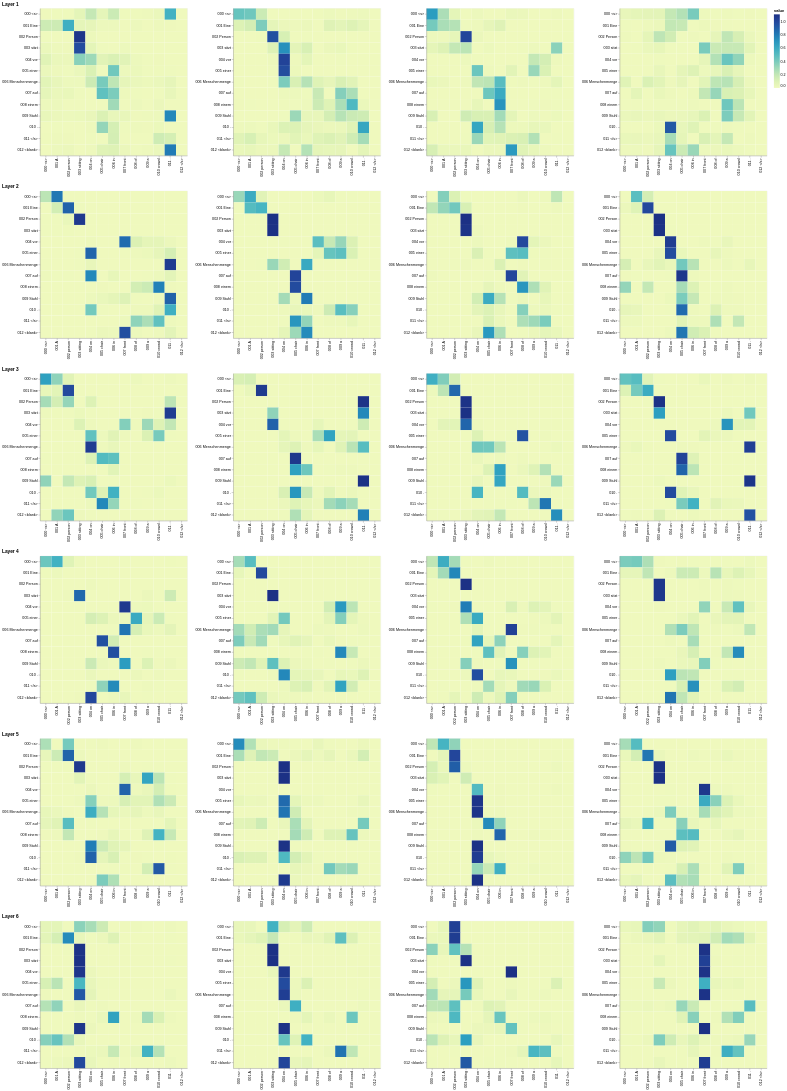

Notebook source saved alongside this figure:
### Markdown cell above
## Decoder Src Attention

### Code cell
def viz_decoder_src():
    model, example_data = run_model_example(n_examples=1)
    example = example_data[len(example_data) - 1]

    layer_viz = [
        visualize_layer(
            model,
            layer,
            get_decoder_src,
            max(len(example[1]), len(example[2])),
            example[1],
            example[2],
        )
        for layer in range(6)
    ]
    return alt.hconcat(
        layer_viz[0]
        & layer_viz[1]
        & layer_viz[2]
        & layer_viz[3]
        & layer_viz[4]
        & layer_viz[5]
    )


show_example(viz_decoder_src)

### Figure 1 — Vega-Lite specification as saved in the notebook (floating-point values rounded to 4 significant figures; data arrays with more than 128 entries replaced by an {"elided": "..."} marker saying what was removed)
{"config": {"view": {"continuousWidth": 300, "continuousHeight": 300}}, "hconcat": [{"vconcat": [{"hconcat": [{"data": {"name": "data-b141f86e65be30ddbf454eb77fd8727d"}, "mark": {"type": "rect"}, "encoding": {"color": {"field": "value", "type": "quantitative"}, "tooltip": [{"field": "row", "type": "quantitative"}, {"field": "column", "type": "quantitative"}, {"field": "value", "type": "quantitative"}, {"field": "row_token", "type": "nominal"}, {"field": "col_token", "type": "nominal"}], "x": {"axis": {"title": ""}, "field": "col_token", "type": "nominal"}, "y": {"axis": {"title": ""}, "field": "row_token", "type": "nominal"}}, "height": 400, "name": "view_49", "width": 400}, {"data": {"name": "data-ac2095a046766cad3ac065f618f3e188"}, "mark": {"type": "rect"}, "encoding": {"color": {"field": "value", "type": "quantitative"}, "tooltip": [{"field": "row", "type": "quantitative"}, {"field": "column", "type": "quantitative"}, {"field": "value", "type": "quantitative"}, {"field": "row_token", "type": "nominal"}, {"field": "col_token", "type": "nominal"}], "x": {"axis": {"title": ""}, "field": "col_token", "type": "nominal"}, "y": {"axis": {"title": ""}, "field": "row_token", "type": "nominal"}}, "height": 400, "name": "view_50", "width": 400}, {"data": {"name": "data-e5d68571500a131be19ffbdb2d17e102"}, "mark": {"type": "rect"}, "encoding": {"color": {"field": "value", "type": "quantitative"}, "tooltip": [{"field": "row", "type": "quantitative"}, {"field": "column", "type": "quantitative"}, {"field": "value", "type": "quantitative"}, {"field": "row_token", "type": "nominal"}, {"field": "col_token", "type": "nominal"}], "x": {"axis": {"title": ""}, "field": "col_token", "type": "nominal"}, "y": {"axis": {"title": ""}, "field": "row_token", "type": "nominal"}}, "height": 400, "name": "view_51", "width": 400}, {"data": {"name": "data-3e95eb67fe61b2c4571a4e6644134751"}, "mark": {"type": "rect"}, "encoding": {"color": {"field": "value", "type": "quantitative"}, "tooltip": [{"field": "row", "type": "quantitative"}, {"field": "column", "type": "quantitative"}, {"field": "value", "type": "quantitative"}, {"field": "row_token", "type": "nominal"}, {"field": "col_token", "type": "nominal"}], "x": {"axis": {"title": ""}, "field": "col_token", "type": "nominal"}, "y": {"axis": {"title": ""}, "field": "row_token", "type": "nominal"}}, "height": 400, "name": "view_52", "width": 400}]}, {"vconcat": [{"hconcat": [{"data": {"name": "data-6eb76785f6fbb844cfc101d076f8655e"}, "mark": {"type": "rect"}, "encoding": {"color": {"field": "value", "type": "quantitative"}, "tooltip": [{"field": "row", "type": "quantitative"}, {"field": "column", "type": "quantitative"}, {"field": "value", "type": "quantitative"}, {"field": "row_token", "type": "nominal"}, {"field": "col_token", "type": "nominal"}], "x": {"axis": {"title": ""}, "field": "col_token", "type": "nominal"}, "y": {"axis": {"title": ""}, "field": "row_token", "type": "nominal"}}, "height": 400, "name": "view_53", "width": 400}, {"data": {"name": "data-4a77fa77fd0fc71cb6387753b1ab10a2"}, "mark": {"type": "rect"}, "encoding": {"color": {"field": "value", "type": "quantitative"}, "tooltip": [{"field": "row", "type": "quantitative"}, {"field": "column", "type": "quantitative"}, {"field": "value", "type": "quantitative"}, {"field": "row_token", "type": "nominal"}, {"field": "col_token", "type": "nominal"}], "x": {"axis": {"title": ""}, "field": "col_token", "type": "nominal"}, "y": {"axis": {"title": ""}, "field": "row_token", "type": "nominal"}}, "height": 400, "name": "view_54", "width": 400}, {"data": {"name": "data-59281e4d2aaabe155cc1d3b4a14bc87b"}, "mark": {"type": "rect"}, "encoding": {"color": {"field": "value", "type": "quantitative"}, "tooltip": [{"field": "row", "type": "quantitative"}, {"field": "column", "type": "quantitative"}, {"field": "value", "type": "quantitative"}, {"field": "row_token", "type": "nominal"}, {"field": "col_token", "type": "nominal"}], "x": {"axis": {"title": ""}, "field": "col_token", "type": "nominal"}, "y": {"axis": {"title": ""}, "field": "row_token", "type": "nominal"}}, "height": 400, "name": "view_55", "width": 400}, {"data": {"name": "data-ab044dc4fc26427f934fac599defbc4f"}, "mark": {"type": "rect"}, "encoding": {"color": {"field": "value", "type": "quantitative"}, "tooltip": [{"field": "row", "type": "quantitative"}, {"field": "column", "type": "quantitative"}, {"field": "value", "type": "quantitative"}, {"field": "row_token", "type": "nominal"}, {"field": "col_token", "type": "nominal"}], "x": {"axis": {"title": ""}, "field": "col_token", "type": "nominal"}, "y": {"axis": {"title": ""}, "field": "row_token", "type": "nominal"}}, "height": 400, "name": "view_56", "width": 400}]}], "title": "Layer 2"}, {"vconcat": [{"hconcat": [{"data": {"name": "data-a4afb63a880c359b8ccc3c50f7959d14"}, "mark": {"type": "rect"}, "encoding": {"color": {"field": "value", "type": "quantitative"}, "tooltip": [{"field": "row", "type": "quantitative"}, {"field": "column", "type": "quantitative"}, {"field": "value", "type": "quantitative"}, {"field": "row_token", "type": "nominal"}, {"field": "col_token", "type": "nominal"}], "x": {"axis": {"title": ""}, "field": "col_token", "type": "nominal"}, "y": {"axis": {"title": ""}, "field": "row_token", "type": "nominal"}}, "height": 400, "name": "view_57", "width": 400}, {"data": {"name": "data-feac7660a7aa2e66f1c943f6bee6986d"}, "mark": {"type": "rect"}, "encoding": {"color": {"field": "value", "type": "quantitative"}, "tooltip": [{"field": "row", "type": "quantitative"}, {"field": "column", "type": "quantitative"}, {"field": "value", "type": "quantitative"}, {"field": "row_token", "type": "nominal"}, {"field": "col_token", "type": "nominal"}], "x": {"axis": {"title": ""}, "field": "col_token", "type": "nominal"}, "y": {"axis": {"title": ""}, "field": "row_token", "type": "nominal"}}, "height": 400, "name": "view_58", "width": 400}, {"data": {"name": "data-963b05c34bbe45c4eb83605217369592"}, "mark": {"type": "rect"}, "encoding": {"color": {"field": "value", "type": "quantitative"}, "tooltip": [{"field": "row", "type": "quantitative"}, {"field": "column", "type": "quantitative"}, {"field": "value", "type": "quantitative"}, {"field": "row_token", "type": "nominal"}, {"field": "col_token", "type": "nominal"}], "x": {"axis": {"title": ""}, "field": "col_token", "type": "nominal"}, "y": {"axis": {"title": ""}, "field": "row_token", "type": "nominal"}}, "height": 400, "name": "view_59", "width": 400}, {"data": {"name": "data-ae096580b9182d758a1064144c0f5d9c"}, "mark": {"type": "rect"}, "encoding": {"color": {"field": "value", "type": "quantitative"}, "tooltip": [{"field": "row", "type": "quantitative"}, {"field": "column", "type": "quantitative"}, {"field": "value", "type": "quantitative"}, {"field": "row_token", "type": "nominal"}, {"field": "col_token", "type": "nominal"}], "x": {"axis": {"title": ""}, "field": "col_token", "type": "nominal"}, "y": {"axis": {"title": ""}, "field": "row_token", "type": "nominal"}}, "height": 400, "name": "view_60", "width": 400}]}], "title": "Layer 3"}, {"vconcat": [{"hconcat": [{"data": {"name": "data-265f425646eadc277ca2a2b0acdbd995"}, "mark": {"type": "rect"}, "encoding": {"color": {"field": "value", "type": "quantitative"}, "tooltip": [{"field": "row", "type": "quantitative"}, {"field": "column", "type": "quantitative"}, {"field": "value", "type": "quantitative"}, {"field": "row_token", "type": "nominal"}, {"field": "col_token", "type": "nominal"}], "x": {"axis": {"title": ""}, "field": "col_token", "type": "nominal"}, "y": {"axis": {"title": ""}, "field": "row_token", "type": "nominal"}}, "height": 400, "name": "view_61", "width": 400}, {"data": {"name": "data-2e47a894ec1a83a27decbfb12bc0f014"}, "mark": {"type": "rect"}, "encoding": {"color": {"field": "value", "type": "quantitative"}, "tooltip": [{"field": "row", "type": "quantitative"}, {"field": "column", "type": "quantitative"}, {"field": "value", "type": "quantitative"}, {"field": "row_token", "type": "nominal"}, {"field": "col_token", "type": "nominal"}], "x": {"axis": {"title": ""}, "field": "col_token", "type": "nominal"}, "y": {"axis": {"title": ""}, "field": "row_token", "type": "nominal"}}, "height": 400, "name": "view_62", "width": 400}, {"data": {"name": "data-da49f597d0ca8ce29df7efcc126ef15d"}, "mark": {"type": "rect"}, "encoding": {"color": {"field": "value", "type": "quantitative"}, "tooltip": [{"field": "row", "type": "quantitative"}, {"field": "column", "type": "quantitative"}, {"field": "value", "type": "quantitative"}, {"field": "row_token", "type": "nominal"}, {"field": "col_token", "type": "nominal"}], "x": {"axis": {"title": ""}, "field": "col_token", "type": "nominal"}, "y": {"axis": {"title": ""}, "field": "row_token", "type": "nominal"}}, "height": 400, "name": "view_63", "width": 400}, {"data": {"name": "data-818e7eee1b42f0d034d4dcab2a8ef215"}, "mark": {"type": "rect"}, "encoding": {"color": {"field": "value", "type": "quantitative"}, "tooltip": [{"field": "row", "type": "quantitative"}, {"field": "column", "type": "quantitative"}, {"field": "value", "type": "quantitative"}, {"field": "row_token", "type": "nominal"}, {"field": "col_token", "type": "nominal"}], "x": {"axis": {"title": ""}, "field": "col_token", "type": "nominal"}, "y": {"axis": {"title": ""}, "field": "row_token", "type": "nominal"}}, "height": 400, "name": "view_64", "width": 400}]}], "title": "Layer 4"}, {"vconcat": [{"hconcat": [{"data": {"name": "data-0acb44a22b1e4380154c95cf11711dfd"}, "mark": {"type": "rect"}, "encoding": {"color": {"field": "value", "type": "quantitative"}, "tooltip": [{"field": "row", "type": "quantitative"}, {"field": "column", "type": "quantitative"}, {"field": "value", "type": "quantitative"}, {"field": "row_token", "type": "nominal"}, {"field": "col_token", "type": "nominal"}], "x": {"axis": {"title": ""}, "field": "col_token", "type": "nominal"}, "y": {"axis": {"title": ""}, "field": "row_token", "type": "nominal"}}, "height": 400, "name": "view_65", "width": 400}, {"data": {"name": "data-d25877aa0eaff8565db5deff9891d201"}, "mark": {"type": "rect"}, "encoding": {"color": {"field": "value", "type": "quantitative"}, "tooltip": [{"field": "row", "type": "quantitative"}, {"field": "column", "type": "quantitative"}, {"field": "value", "type": "quantitative"}, {"field": "row_token", "type": "nominal"}, {"field": "col_token", "type": "nominal"}], "x": {"axis": {"title": ""}, "field": "col_token", "type": "nominal"}, "y": {"axis": {"title": ""}, "field": "row_token", "type": "nominal"}}, "height": 400, "name": "view_66", "width": 400}, {"data": {"name": "data-fed688211691343f2945f860d5713953"}, "mark": {"type": "rect"}, "encoding": {"color": {"field": "value", "type": "quantitative"}, "tooltip": [{"field": "row", "type": "quantitative"}, {"field": "column", "type": "quantitative"}, {"field": "value", "type": "quantitative"}, {"field": "row_token", "type": "nominal"}, {"field": "col_token", "type": "nominal"}], "x": {"axis": {"title": ""}, "field": "col_token", "type": "nominal"}, "y": {"axis": {"title": ""}, "field": "row_token", "type": "nominal"}}, "height": 400, "name": "view_67", "width": 400}, {"data": {"name": "data-18c6bbd7578ea603182272e0893b62d9"}, "mark": {"type": "rect"}, "encoding": {"color": {"field": "value", "type": "quantitative"}, "tooltip": [{"field": "row", "type": "quantitative"}, {"field": "column", "type": "quantitative"}, {"field": "value", "type": "quantitative"}, {"field": "row_token", "type": "nominal"}, {"field": "col_token", "type": "nominal"}], "x": {"axis": {"title": ""}, "field": "col_token", "type": "nominal"}, "y": {"axis": {"title": ""}, "field": "row_token", "type": "nominal"}}, "height": 400, "name": "view_68", "width": 400}]}], "title": "Layer 5"}, {"vconcat": [{"hconcat": [{"data": {"name": "data-df48dd6c923da8bb37d0c29d4b6a9c5b"}, "mark": {"type": "rect"}, "encoding": {"color": {"field": "value", "type": "quantitative"}, "tooltip": [{"field": "row", "type": "quantitative"}, {"field": "column", "type": "quantitative"}, {"field": "value", "type": "quantitative"}, {"field": "row_token", "type": "nominal"}, {"field": "col_token", "type": "nominal"}], "x": {"axis": {"title": ""}, "field": "col_token", "type": "nominal"}, "y": {"axis": {"title": ""}, "field": "row_token", "type": "nominal"}}, "height": 400, "name": "view_69", "width": 400}, {"data": {"name": "data-6705a73ae83030465c343cdb466bbd84"}, "mark": {"type": "rect"}, "encoding": {"color": {"field": "value", "type": "quantitative"}, "tooltip": [{"field": "row", "type": "quantitative"}, {"field": "column", "type": "quantitative"}, {"field": "value", "type": "quantitative"}, {"field": "row_token", "type": "nominal"}, {"field": "col_token", "type": "nominal"}], "x": {"axis": {"title": ""}, "field": "col_token", "type": "nominal"}, "y": {"axis": {"title": ""}, "field": "row_token", "type": "nominal"}}, "height": 400, "name": "view_70", "width": 400}, {"data": {"name": "data-c82373a1e3d9158de2406f74022f56dc"}, "mark": {"type": "rect"}, "encoding": {"color": {"field": "value", "type": "quantitative"}, "tooltip": [{"field": "row", "type": "quantitative"}, {"field": "column", "type": "quantitative"}, {"field": "value", "type": "quantitative"}, {"field": "row_token", "type": "nominal"}, {"field": "col_token", "type": "nominal"}], "x": {"axis": {"title": ""}, "field": "col_token", "type": "nominal"}, "y": {"axis": {"title": ""}, "field": "row_token", "type": "nominal"}}, "height": 400, "name": "view_71", "width": 400}, {"data": {"name": "data-191fdd25fedcebc8e2b964e28a8024c5"}, "mark": {"type": "rect"}, "encoding": {"color": {"field": "value", "type": "quantitative"}, "tooltip": [{"field": "row", "type": "quantitative"}, {"field": "column", "type": "quantitative"}, {"field": "value", "type": "quantitative"}, {"field": "row_token", "type": "nominal"}, {"field": "col_token", "type": "nominal"}], "x": {"axis": {"title": ""}, "field": "col_token", "type": "nominal"}, "y": {"axis": {"title": ""}, "field": "row_token", "type": "nominal"}}, "height": 400, "name": "view_72", "width": 400}]}], "title": "Layer 6"}], "title": "Layer 1"}], "params": [{"name": "param_102", "select": {"type": "interval", "encodings": ["x", "y"]}, "bind": "scales", "views": ["view_49"]}, {"name": "param_104", "select": {"type": "interval", "encodings": ["x", "y"]}, "bind": "scales", "views": ["view_50"]}, {"name": "param_106", "select": {"type": "interval", "encodings": ["x", "y"]}, "bind": "scales", "views": ["view_51"]}, {"name": "param_108", "select": {"type": "interval", "encodings": ["x", "y"]}, "bind": "scales", "views": ["view_52"]}, {"name": "param_110", "select": {"type": "interval", "encodings": ["x", "y"]}, "bind": "scales", "views": ["view_53"]}, {"name": "param_112", "select": {"type": "interval", "encodings": ["x", "y"]}, "bind": "scales", "views": ["view_54"]}, {"name": "param_114", "select": {"type": "interval", "encodings": ["x", "y"]}, "bind": "scales", "views": ["view_55"]}, {"name": "param_116", "select": {"type": "interval", "encodings": ["x", "y"]}, "bind": "scales", "views": ["view_56"]}, {"name": "param_118", "select": {"type": "interval", "encodings": ["x", "y"]}, "bind": "scales", "views": ["view_57"]}, {"name": "param_120", "select": {"type": "interval", "encodings": ["x", "y"]}, "bind": "scales", "views": ["view_58"]}, {"name": "param_122", "select": {"type": "interval", "encodings": ["x", "y"]}, "bind": "scales", "views": ["view_59"]}, {"name": "param_124", "select": {"type": "interval", "encodings": ["x", "y"]}, "bind": "scales", "views": ["view_60"]}, {"name": "param_126", "select": {"type": "interval", "encodings": ["x", "y"]}, "bind": "scales", "views": ["view_61"]}, {"name": "param_128", "select": {"type": "interval", "encodings": ["x", "y"]}, "bind": "scales", "views": ["view_62"]}, {"name": "param_130", "select": {"type": "interval", "encodings": ["x", "y"]}, "bind": "scales", "views": ["view_63"]}, {"name": "param_132", "select": {"type": "interval", "encodings": ["x", "y"]}, "bind": "scales", "views": ["view_64"]}, {"name": "param_134", "select": {"type": "interval", "encodings": ["x", "y"]}, "bind": "scales", "views": ["view_65"]}, {"name": "param_136", "select": {"type": "interval", "encodings": ["x", "y"]}, "bind": "scales", "views": ["view_66"]}, {"name": "param_138", "select": {"type": "interval", "encodings": ["x", "y"]}, "bind": "scales", "views": ["view_67"]}, {"name": "param_140", "select": {"type": "interval", "encodings": ["x", "y"]}, "bind": "scales", "views": ["view_68"]}, {"name": "param_142", "select": {"type": "interval", "encodings": ["x", "y"]}, "bind": "scales", "views": ["view_69"]}, {"name": "param_144", "select": {"type": "interval", "encodings": ["x", "y"]}, "bind": "scales", "views": ["view_70"]}, {"name": "param_146", "select": {"type": "interval", "encodings": ["x", "y"]}, "bind": "scales", "views": ["view_71"]}, {"name": "param_148", "select": {"type": "interval", "encodings": ["x", "y"]}, "bind": "scales", "views": ["view_72"]}], "$schema": "https://vega.github.io/schema/vega-lite/v5.20.1.json", "datasets": {"data-b141f86e65be30ddbf454eb77fd8727d": {"elided": "169 records"}, "data-ac2095a046766cad3ac065f618f3e188": {"elided": "169 records"}, "data-e5d68571500a131be19ffbdb2d17e102": {"elided": "169 records"}, "data-3e95eb67fe61b2c4571a4e6644134751": {"elided": "169 records"}, "data-6eb76785f6fbb844cfc101d076f8655e": {"elided": "169 records"}, "data-4a77fa77fd0fc71cb6387753b1ab10a2": {"elided": "169 records"}, "data-59281e4d2aaabe155cc1d3b4a14bc87b": {"elided": "169 records"}, "data-ab044dc4fc26427f934fac599defbc4f": {"elided": "169 records"}, "data-a4afb63a880c359b8ccc3c50f7959d14": {"elided": "169 records"}, "data-feac7660a7aa2e66f1c943f6bee6986d": {"elided": "169 records"}, "data-963b05c34bbe45c4eb83605217369592": {"elided": "169 records"}, "data-ae096580b9182d758a1064144c0f5d9c": {"elided": "169 records"}, "data-265f425646eadc277ca2a2b0acdbd995": {"elided": "169 records"}, "data-2e47a894ec1a83a27decbfb12bc0f014": {"elided": "169 records"}, "data-da49f597d0ca8ce29df7efcc126ef15d": {"elided": "169 records"}, "data-818e7eee1b42f0d034d4dcab2a8ef215": {"elided": "169 records"}, "data-0acb44a22b1e4380154c95cf11711dfd": {"elided": "169 records"}, "data-d25877aa0eaff8565db5deff9891d201": {"elided": "169 records"}, "data-fed688211691343f2945f860d5713953": {"elided": "169 records"}, "data-18c6bbd7578ea603182272e0893b62d9": {"elided": "169 records"}, "data-df48dd6c923da8bb37d0c29d4b6a9c5b": {"elided": "169 records"}, "data-6705a73ae83030465c343cdb466bbd84": {"elided": "169 records"}, "data-c82373a1e3d9158de2406f74022f56dc": {"elided": "169 records"}, "data-191fdd25fedcebc8e2b964e28a8024c5": {"elided": "169 records"}}}
